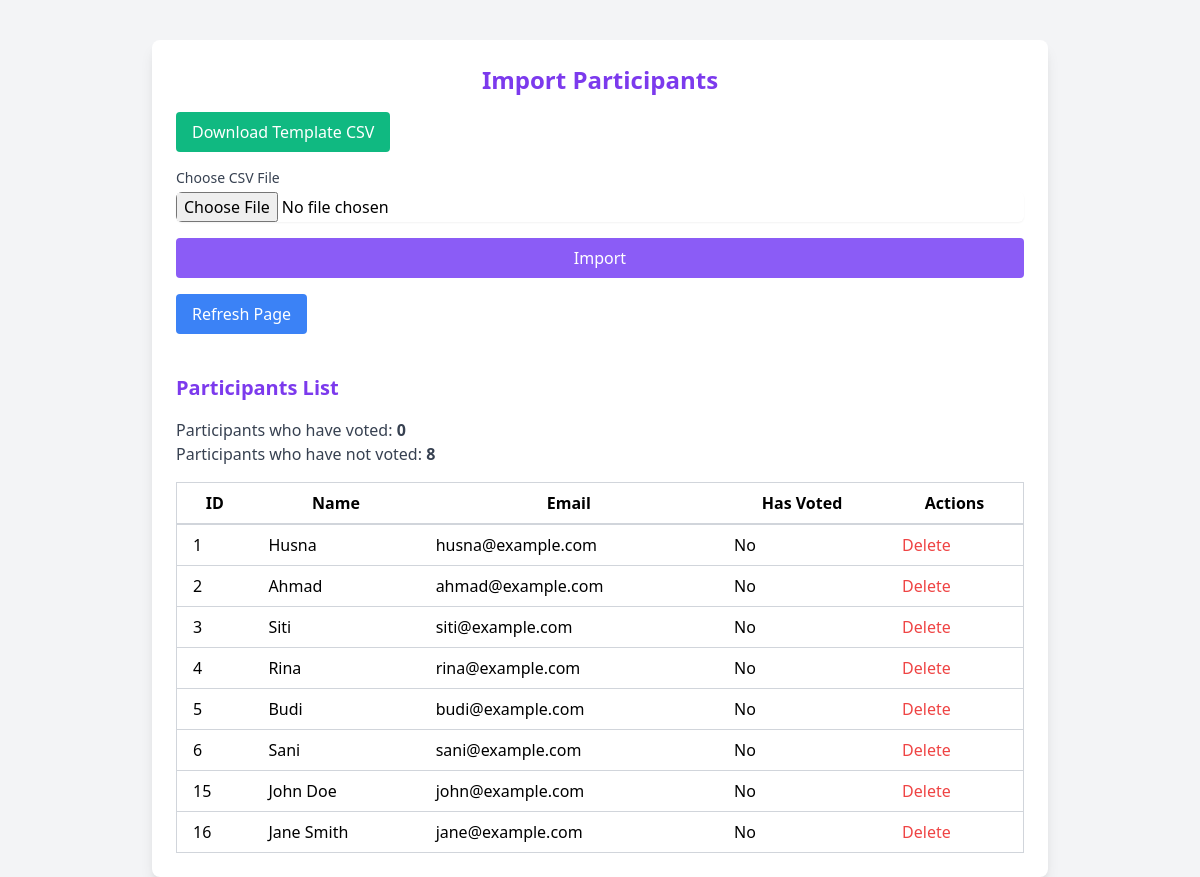
The page /candidates/import_participants.php on the database its author committed.
### tables this page shows
CREATE TABLE IF NOT EXISTS `tb_participants` (
  `id` int NOT NULL AUTO_INCREMENT,
  `name` varchar(100) DEFAULT NULL,
  `email` varchar(100) DEFAULT NULL,
  `has_voted` tinyint(1) DEFAULT '0',
  PRIMARY KEY (`id`),
  UNIQUE KEY `email` (`email`)
);

### candidates/import_participants.php (the view, shortened to what this page needs)
<?php
require_once '../koneksi.php';
$stmt = $pdo->query("SELECT * FROM tb_participants");
$participants = $stmt->fetchAll(PDO::FETCH_ASSOC);
$votedCount = 0;
$notVotedCount = 0;
foreach ($participants as $participant) {
    if ($participant['has_voted']) {
        $votedCount++;
    } else {
        $notVotedCount++;
    }
}
?>
<!DOCTYPE html>
<html lang="en">
<head>
    <link href="https://cdn.jsdelivr.net/npm/tailwindcss@2.0.0/dist/tailwind.min.css" rel="stylesheet">
</head>
<body class="bg-gray-100">
    <div class="max-w-4xl mx-auto mt-10 p-6 bg-white rounded-lg shadow-lg">
        <h2 class="text-2xl font-bold text-center text-purple-600 mb-4">Import Participants</h2>
        <a href="import_participants.php?download_template=true" class="bg-green-500 text-white py-2 px-4 rounded mb-4 inline-block text-center">Download Template CSV</a>
        <form action="import_participants.php" method="POST" enctype="multipart/form-data">
            <div class="mb-4">
                <label class="block text-sm font-medium text-gray-700">Choose CSV File</label>
                <input type="file" name="file" class="mt-1 block w-full border-gray-300 rounded-md shadow-sm" required>
            </div>
            <button type="submit" name="import" class="bg-purple-500 text-white py-2 px-4 rounded w-full">Import</button>
        </form>
        <button onclick="refreshPage()" class="bg-blue-500 text-white py-2 px-4 rounded mt-4 mb-4">Refresh Page</button>
        <h3 class="text-xl font-bold text-purple-600 mt-6 mb-4">Participants List</h3>
        <div class="mb-4">
            <p class="text-gray-700">Participants who have voted: <strong><?php echo $votedCount; ?></strong></p>
            <p class="text-gray-700">Participants who have not voted: <strong><?php echo $notVotedCount; ?></strong></p>
        </div>
        <table class="min-w-full bg-white border border-gray-300">
            <thead>
                <tr>
                    <th class="border-b-2 border-gray-300 px-4 py-2">ID</th>
                    <th class="border-b-2 border-gray-300 px-4 py-2">Name</th>
                    <th class="border-b-2 border-gray-300 px-4 py-2">Email</th>
                    <th class="border-b-2 border-gray-300 px-4 py-2">Has Voted</th>
                    <th class="border-b-2 border-gray-300 px-4 py-2">Actions</th>
                </tr>
            </thead>
            <tbody>
                <?php foreach ($participants as $participant): ?>
                <tr>
                    <td class="border-b border-gray-300 px-4 py-2"><?php echo htmlspecialchars($participant['id']); ?></td>
                    <td class="border-b border-gray-300 px-4 py-2"><?php echo htmlspecialchars($participant['name']); ?></td>
                    <td class="border-b border-gray-300 px-4 py-2"><?php echo htmlspecialchars($participant['email']); ?></td>
                    <td class="border-b border-gray-300 px-4 py-2"><?php echo $participant['has_voted'] ? 'Yes' : 'No'; ?></td>
                    <td class="border-b border-gray-300 px-4 py-2">
                        <a href="import_participants.php?delete_id=<?php echo $participant['id']; ?>" class="text-red-500 hover:text-red-700">Delete</a>
                    </td>
                </tr>
                <?php endforeach; ?>
            </tbody>
        </table>
    </div>
</body>
</html>

### rows shown on the page
tb_participants: id "1", name "Husna", email "husna@example.com", has_voted "No"
tb_participants: id "2", name "Ahmad", email "ahmad@example.com", has_voted "No"
tb_participants: id "3", name "Siti", email "siti@example.com", has_voted "No"
tb_participants: id "4", name "Rina", email "rina@example.com", has_voted "No"
tb_participants: id "5", name "Budi", email "budi@example.com", has_voted "No"
tb_participants: id "6", name "Sani", email "sani@example.com", has_voted "No"
tb_participants: id "15", name "John Doe", email "john@example.com", has_voted "No"
tb_participants: id "16", name "Jane Smith", email "jane@example.com", has_voted "No"

### other values the page prints
$votedCount "0"
$notVotedCount "8"
